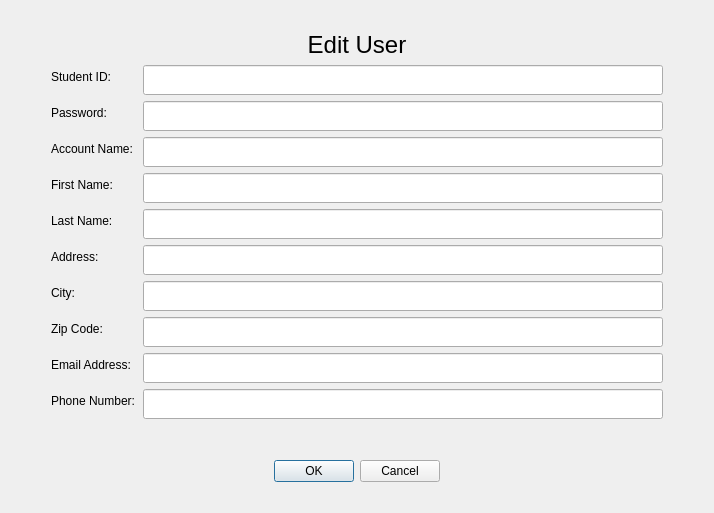
<?xml version="1.0" encoding="UTF-8"?>
<ui version="4.0">
 <class>EditUser</class>
 <widget class="QDialog" name="EditUser">
  <property name="geometry">
   <rect>
    <x>0</x>
    <y>0</y>
    <width>714</width>
    <height>513</height>
   </rect>
  </property>
  <property name="windowTitle">
   <string>Dialog</string>
  </property>
  <layout class="QGridLayout" name="gridLayout">
   <item row="0" column="1">
    <layout class="QVBoxLayout" name="verticalLayout_2">
     <item>
      <spacer name="verticalSpacer_3">
       <property name="orientation">
        <enum>Qt::Vertical</enum>
       </property>
       <property name="sizeType">
        <enum>QSizePolicy::Fixed</enum>
       </property>
       <property name="sizeHint" stdset="0">
        <size>
         <width>20</width>
         <height>20</height>
        </size>
       </property>
      </spacer>
     </item>
    </layout>
   </item>
   <item row="1" column="0">
    <layout class="QHBoxLayout" name="horizontalLayout">
     <item>
      <spacer name="horizontalSpacer">
       <property name="orientation">
        <enum>Qt::Horizontal</enum>
       </property>
       <property name="sizeType">
        <enum>QSizePolicy::Fixed</enum>
       </property>
       <property name="sizeHint" stdset="0">
        <size>
         <width>40</width>
         <height>20</height>
        </size>
       </property>
      </spacer>
     </item>
    </layout>
   </item>
   <item row="1" column="1">
    <layout class="QFormLayout" name="formLayout">
     <property name="labelAlignment">
      <set>Qt::AlignLeading|Qt::AlignLeft|Qt::AlignVCenter</set>
     </property>
     <property name="formAlignment">
      <set>Qt::AlignHCenter|Qt::AlignTop</set>
     </property>
     <item row="1" column="0" colspan="2">
      <widget class="QLabel" name="titleLabel">
       <property name="font">
        <font>
         <pointsize>18</pointsize>
        </font>
       </property>
       <property name="text">
        <string>Edit User</string>
       </property>
       <property name="alignment">
        <set>Qt::AlignCenter</set>
       </property>
      </widget>
     </item>
     <item row="2" column="0">
      <widget class="QLabel" name="idLabel">
       <property name="text">
        <string>Student ID:</string>
       </property>
      </widget>
     </item>
     <item row="2" column="1">
      <widget class="QLineEdit" name="idTextbox">
       <property name="minimumSize">
        <size>
         <width>400</width>
         <height>30</height>
        </size>
       </property>
       <property name="readOnly">
        <bool>true</bool>
       </property>
      </widget>
     </item>
     <item row="3" column="0">
      <widget class="QLabel" name="passwordLabel">
       <property name="text">
        <string>Password:</string>
       </property>
      </widget>
     </item>
     <item row="3" column="1">
      <widget class="QLineEdit" name="passwordTextbox">
       <property name="minimumSize">
        <size>
         <width>400</width>
         <height>30</height>
        </size>
       </property>
      </widget>
     </item>
     <item row="4" column="0">
      <widget class="QLabel" name="accountNameLabel">
       <property name="text">
        <string>Account Name: </string>
       </property>
      </widget>
     </item>
     <item row="4" column="1">
      <widget class="QLineEdit" name="accountNameTextbox">
       <property name="minimumSize">
        <size>
         <width>400</width>
         <height>30</height>
        </size>
       </property>
       <property name="readOnly">
        <bool>true</bool>
       </property>
      </widget>
     </item>
     <item row="5" column="0">
      <widget class="QLabel" name="fNameLabel">
       <property name="text">
        <string>First Name:</string>
       </property>
      </widget>
     </item>
     <item row="5" column="1">
      <widget class="QLineEdit" name="fNameTextbox">
       <property name="minimumSize">
        <size>
         <width>400</width>
         <height>30</height>
        </size>
       </property>
      </widget>
     </item>
     <item row="6" column="0">
      <widget class="QLabel" name="lNameLabel">
       <property name="text">
        <string>Last Name:</string>
       </property>
      </widget>
     </item>
     <item row="6" column="1">
      <widget class="QLineEdit" name="lNameTextbox">
       <property name="minimumSize">
        <size>
         <width>400</width>
         <height>30</height>
        </size>
       </property>
      </widget>
     </item>
     <item row="7" column="0">
      <widget class="QLabel" name="addressLabel">
       <property name="text">
        <string>Address:</string>
       </property>
      </widget>
     </item>
     <item row="7" column="1">
      <widget class="QLineEdit" name="addressTextbox">
       <property name="minimumSize">
        <size>
         <width>400</width>
         <height>30</height>
        </size>
       </property>
      </widget>
     </item>
     <item row="8" column="0">
      <widget class="QLabel" name="cityLabel">
       <property name="text">
        <string>City: </string>
       </property>
      </widget>
     </item>
     <item row="8" column="1">
      <widget class="QLineEdit" name="cityTextbox">
       <property name="minimumSize">
        <size>
         <width>400</width>
         <height>30</height>
        </size>
       </property>
      </widget>
     </item>
     <item row="9" column="0">
      <widget class="QLabel" name="zipLabel">
       <property name="text">
        <string>Zip Code:</string>
       </property>
      </widget>
     </item>
     <item row="9" column="1">
      <widget class="QLineEdit" name="zipTextbox">
       <property name="minimumSize">
        <size>
         <width>400</width>
         <height>30</height>
        </size>
       </property>
      </widget>
     </item>
     <item row="10" column="0">
      <widget class="QLabel" name="emailLabel">
       <property name="text">
        <string>Email Address:</string>
       </property>
      </widget>
     </item>
     <item row="10" column="1">
      <widget class="QLineEdit" name="emailTextbox">
       <property name="minimumSize">
        <size>
         <width>400</width>
         <height>30</height>
        </size>
       </property>
      </widget>
     </item>
     <item row="11" column="0">
      <widget class="QLabel" name="phoneLabel">
       <property name="text">
        <string>Phone Number:</string>
       </property>
      </widget>
     </item>
     <item row="11" column="1">
      <widget class="QLineEdit" name="phoneTextbox">
       <property name="minimumSize">
        <size>
         <width>400</width>
         <height>30</height>
        </size>
       </property>
       <property name="autoFillBackground">
        <bool>false</bool>
       </property>
      </widget>
     </item>
    </layout>
   </item>
   <item row="1" column="2">
    <layout class="QHBoxLayout" name="horizontalLayout_2">
     <item>
      <spacer name="horizontalSpacer_2">
       <property name="orientation">
        <enum>Qt::Horizontal</enum>
       </property>
       <property name="sizeType">
        <enum>QSizePolicy::Fixed</enum>
       </property>
       <property name="sizeHint" stdset="0">
        <size>
         <width>40</width>
         <height>20</height>
        </size>
       </property>
      </spacer>
     </item>
    </layout>
   </item>
   <item row="2" column="1">
    <layout class="QVBoxLayout" name="verticalLayout">
     <item>
      <spacer name="verticalSpacer_2">
       <property name="orientation">
        <enum>Qt::Vertical</enum>
       </property>
       <property name="sizeType">
        <enum>QSizePolicy::Fixed</enum>
       </property>
       <property name="sizeHint" stdset="0">
        <size>
         <width>20</width>
         <height>20</height>
        </size>
       </property>
      </spacer>
     </item>
     <item>
      <widget class="QDialogButtonBox" name="buttonBox">
       <property name="standardButtons">
        <set>QDialogButtonBox::Cancel|QDialogButtonBox::Ok</set>
       </property>
       <property name="centerButtons">
        <bool>true</bool>
       </property>
      </widget>
     </item>
     <item>
      <spacer name="verticalSpacer">
       <property name="orientation">
        <enum>Qt::Vertical</enum>
       </property>
       <property name="sizeType">
        <enum>QSizePolicy::Fixed</enum>
       </property>
       <property name="sizeHint" stdset="0">
        <size>
         <width>20</width>
         <height>20</height>
        </size>
       </property>
      </spacer>
     </item>
    </layout>
   </item>
  </layout>
 </widget>
 <resources/>
 <connections>
  <connection>
   <sender>buttonBox</sender>
   <signal>accepted()</signal>
   <receiver>EditUser</receiver>
   <slot>accept()</slot>
   <hints>
    <hint type="sourcelabel">
     <x>270</x>
     <y>460</y>
    </hint>
    <hint type="destinationlabel">
     <x>315</x>
     <y>255</y>
    </hint>
   </hints>
  </connection>
  <connection>
   <sender>buttonBox</sender>
   <signal>rejected()</signal>
   <receiver>EditUser</receiver>
   <slot>reject()</slot>
   <hints>
    <hint type="sourcelabel">
     <x>270</x>
     <y>460</y>
    </hint>
    <hint type="destinationlabel">
     <x>315</x>
     <y>255</y>
    </hint>
   </hints>
  </connection>
 </connections>
</ui>
